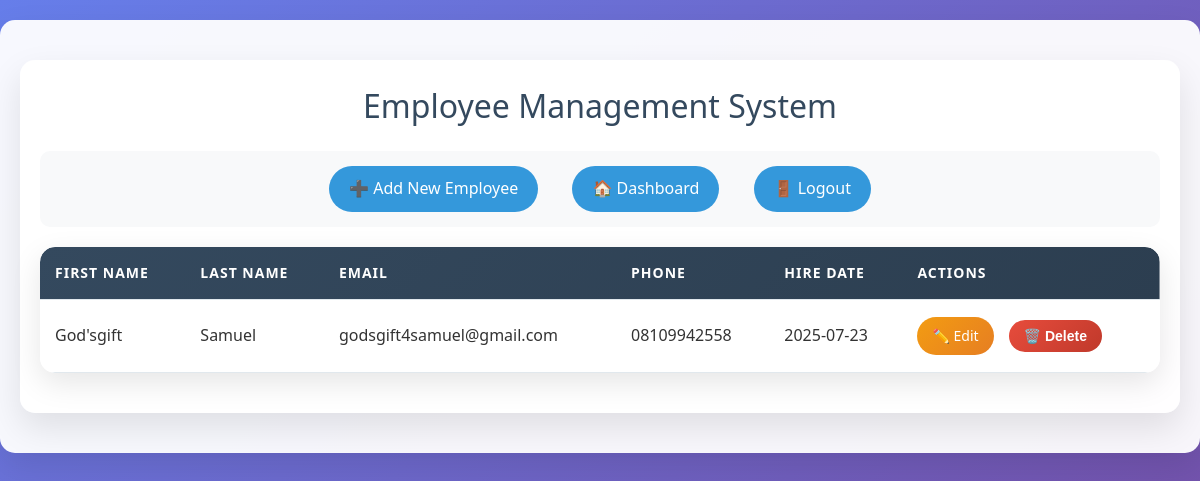
Before: /employees (signed in) with the older database file.
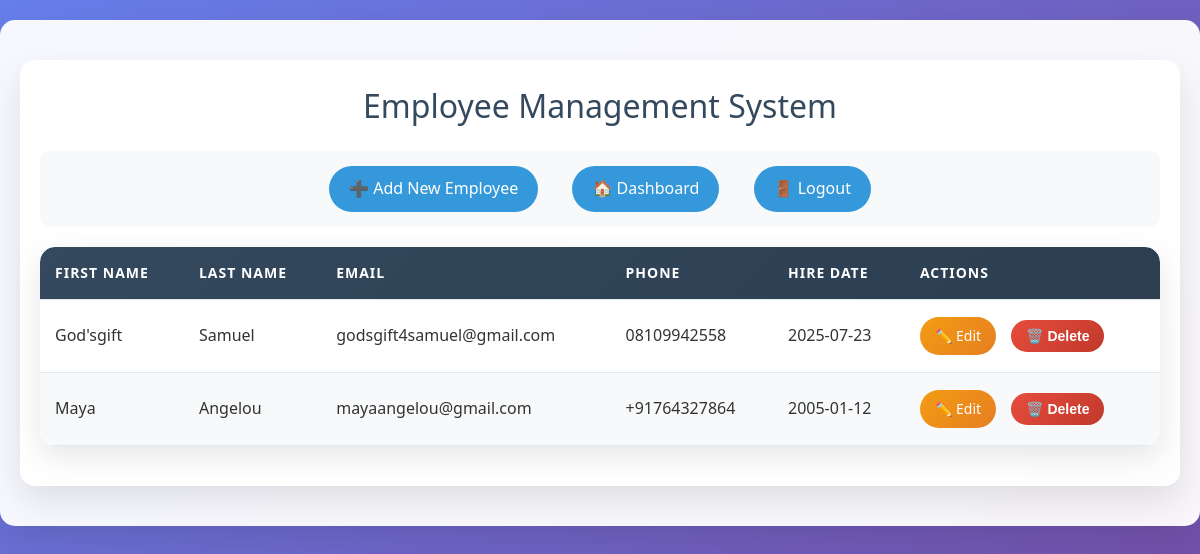
After: the same page with the newer database file.
### app.py (models this page shows, shortened)
class Employee(db.Model):
    id = db.Column(db.Integer, primary_key=True)
    first_name = db.Column(db.String(100), nullable=False)
    last_name = db.Column(db.String(100), nullable=False)
    email = db.Column(db.String(120), unique=True, nullable=False)
    phone = db.Column(db.String(20), nullable=False)
    hire_date = db.Column(db.DateTime, nullable=False, default=datetime.utcnow)

### app.py (the view)
@app.route("/employees")
@login_required
def employees():
    all_employees = Employee.query.all()
    return render_template("employees.html", employees=all_employees)

### app.py (called while the page is built)
@login_manager.user_loader
def load_user(user_id):
    return User.query.get(int(user_id))

### templates/employees.html (shortened to what this page needs)
{% extends "base.html" %}
{% block content %}
<div class="container">
    <h2>Employee Management System</h2>
    <div class="nav-links">
        <a href="/add_employee" class="btn btn-success">➕ Add New Employee</a>
        <a href="/dashboard" class="btn">🏠 Dashboard</a>
        <a href="/logout" class="btn btn-danger">🚪 Logout</a>
    </div>
    {% if employees %}
        <div class="table-container">
            <table>
                <thead>
                    <tr>
                        <th>First Name</th>
                        <th>Last Name</th>
                        <th>Email</th>
                        <th>Phone</th>
                        <th>Hire Date</th>
                        <th>Actions</th>
                    </tr>
                </thead>
                <tbody>
                    {% for employee in employees %}
                    <tr>
                        <td>{{ employee.first_name }}</td>
                        <td>{{ employee.last_name }}</td>
                        <td>{{ employee.email }}</td>
                        <td>{{ employee.phone }}</td>
                        <td>{{ employee.hire_date.strftime("%Y-%m-%d") }}</td>
                        <td>
                            <div class="action-buttons">
                                <a href="/edit_employee/{{ employee.id }}" class="edit-btn">✏️ Edit</a>
                                <form method="POST" action="/delete_employee/{{ employee.id }}" style="display:inline;" onsubmit="return confirm('Are you sure you want to delete {{ employee.first_name }} {{ employee.last_name }}?')">
                                    <button type="submit" class="delete-btn">🗑️ Delete</button>
                                </form>
                            </div>
                        </td>
                    </tr>
                    {% endfor %}
                </tbody>
            </table>
        </div>
    {% else %}
        <div class="empty-state">
            <h3>No employees found</h3>
            <p>Get started by adding your first employee!</p>
            <a href="/add_employee" class="btn btn-success">➕ Add Your First Employee</a>
        </div>
    {% endif %}
</div>
{% endblock %}

Changed rows visible on the page:
added Employee: first_name "Maya", last_name "Angelou", email "mayaangelou@gmail.com", phone "+91764327864", hire_date "2005-01-12"
